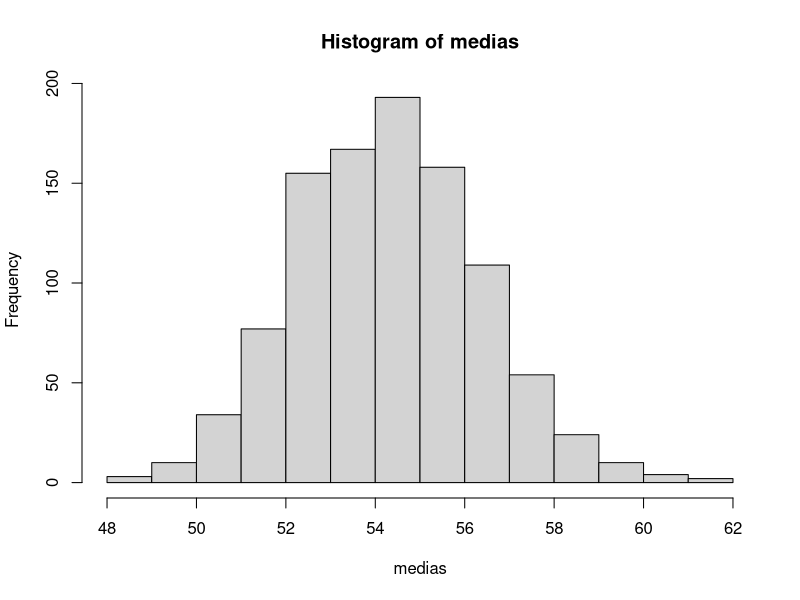

Write the R code that produced this figure.
## ---- chunk 1
# muestra
x = c(47,66,55,53,49,65,48,44,50,61,60,55)
## ---- chunk 2
var(x)/length(x)
## ---- chunk 3
set.seed(123)
B = 1000
medias = rep(0,B)
for (b in 1:B){
  replica = sample(x, replace = T)
  medias[b] = mean(replica)
}
var(medias)
## ---- chunk 4
set.seed(123)
B = 1000
medianas = rep(0,B)
for (b in 1:B){
  replica = sample(x, replace = T)
  medianas[b] = median(replica)
}
var(medianas)
## ---- chunk 5
alfa = 0.05
n = length(x)
c(mean(x) + qt(alfa/2, n-1)*sqrt(var(x)/length(x)), mean(x) - qt(alfa/2, n-1)*sqrt(var(x)/length(x)) )
## ---- chunk 6
set.seed(123)
B = 1000
medias = rep(0,B)
for (b in 1:B){
  replica = sample(x, replace = T)
  medias[b] = mean(replica)
}
quantile(medias, c(alfa/2, 1-alfa/2))
## ---- chunk 7
hist(medias)
## ---- chunk 8
quantile(medianas, c(alfa/2, 1-alfa/2))
## ---- chunk 9
d = read.csv("datos/kidiq.csv")
d$mom_hs = factor(d$mom_hs, labels = c("no", "si"))
## ---- chunk 10
m1 = lm(kid_score ~ mom_iq + mom_hs, data = d)
beta_e = coef(m1)
## ---- chunk 11
# BOOTSTRAP
# residuos
e = resid(m1)
# matrix de las X
X = model.matrix(m1)
# muestreamos los residuos CON REPOSICION
B = 1000
beta_e_b = matrix(0, nrow = B, ncol = 3)
for (i in 1:B){
  eb = sample(e, rep = T)
  yb = X %*% beta_e + eb
  mb = lm(yb ~ mom_iq + mom_hs, data = d)
  beta_e_b[i,] = coef(mb)
}
## ---- chunk 12
# aplicando la teoría
diag(vcov(m1))
# aplicando bootstrap
apply(beta_e_b, 2, var)
## ---- chunk 13
# aplicando la teoría
confint(m1)
# aplicando bootstrap
t(apply(beta_e_b, 2, quantile, probs = c(0.025,0.975)))
